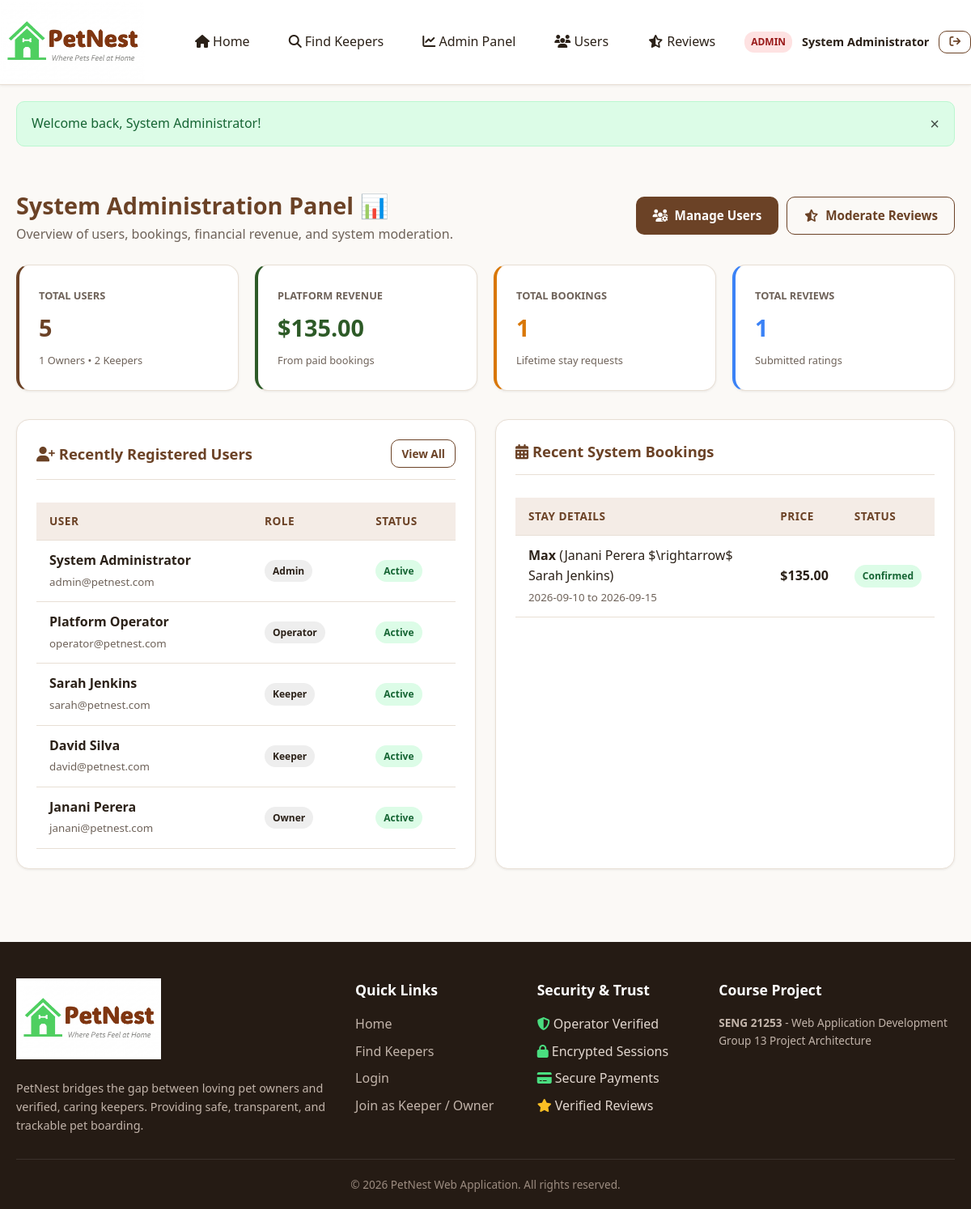
Page /admin/dashboard.php (signed in) on the committed database.
### tables this page shows
CREATE TABLE `users` (
  `user_id` INT AUTO_INCREMENT PRIMARY KEY,
  `full_name` VARCHAR(100) NOT NULL,
  `email` VARCHAR(150) NOT NULL UNIQUE,
  `password` VARCHAR(255) NOT NULL,
  `phone` VARCHAR(20) DEFAULT NULL,
  `role` ENUM('admin', 'operator', 'owner', 'keeper') NOT NULL DEFAULT 'owner',
  `profile_photo` VARCHAR(255) DEFAULT 'default_avatar.png',
  `created_at` TIMESTAMP DEFAULT CURRENT_TIMESTAMP,
  `is_active` TINYINT(1) DEFAULT 1
);

CREATE TABLE `bookings` (
  `booking_id` INT AUTO_INCREMENT PRIMARY KEY,
  `pet_id` INT NOT NULL,
  `owner_id` INT NOT NULL,
  `keeper_id` INT NOT NULL,
  `check_in_date` DATE NOT NULL,
  `check_out_date` DATE NOT NULL,
  `num_days` INT NOT NULL,
  `base_price` DECIMAL(10,2) NOT NULL,
  `surcharge` DECIMAL(10,2) NOT NULL DEFAULT 0.00,
  `total_price` DECIMAL(10,2) NOT NULL,
  `status` ENUM('pending', 'confirmed', 'active', 'completed', 'rejected', 'cancelled') NOT NULL DEFAULT 'pending',
  `keeper_notes` TEXT DEFAULT NULL,
  `created_at` TIMESTAMP DEFAULT CURRENT_TIMESTAMP,
  CONSTRAINT `fk_booking_pet` FOREIGN KEY (`pet_id`) REFERENCES `pets` (`pet_id`) ON DELETE CASCADE,
  CONSTRAINT `fk_booking_owner` FOREIGN KEY (`owner_id`) REFERENCES `users` (`user_id`) ON DELETE CASCADE,
  CONSTRAINT `fk_booking_keeper` FOREIGN KEY (`keeper_id`) REFERENCES `users` (`user_id`) ON DELETE CASCADE
);

CREATE TABLE `pets` (
  `pet_id` INT AUTO_INCREMENT PRIMARY KEY,
  `owner_id` INT NOT NULL,
  `pet_name` VARCHAR(100) NOT NULL,
  `breed` VARCHAR(100) NOT NULL,
  `species` VARCHAR(50) NOT NULL DEFAULT 'Dog',
  `age` INT NOT NULL DEFAULT 1,
  `weight` DECIMAL(5,2) DEFAULT NULL,
  `pet_photo` VARCHAR(255) DEFAULT 'default_pet.png',
  `medical_notes` TEXT DEFAULT NULL,
  `created_at` TIMESTAMP DEFAULT CURRENT_TIMESTAMP,
  CONSTRAINT `fk_pet_owner` FOREIGN KEY (`owner_id`) REFERENCES `users` (`user_id`) ON DELETE CASCADE
);

### admin/dashboard.php (the view, shortened to what this page needs)
<?php
require_once __DIR__ . '/../includes/header.php';
$totalUsers = 0;
$totalOwners = 0;
$totalKeepers = 0;
$totalBookings = 0;
$totalRevenue = 0.00;
$totalReviews = 0;
$recentUsers = [];
$recentBookings = [];
try {
    $stmt = $pdo->query("SELECT role, COUNT(*) as count FROM users GROUP BY role");
    $userStats = $stmt->fetchAll();
    foreach ($userStats as $stat) {
        $totalUsers += (int)$stat['count'];
        if ($stat['role'] === 'owner') $totalOwners = (int)$stat['count'];
        if ($stat['role'] === 'keeper') $totalKeepers = (int)$stat['count'];
    }
    $stmt = $pdo->query("SELECT COUNT(*) FROM bookings");
    $totalBookings = (int)$stmt->fetchColumn();
    $stmt = $pdo->query("SELECT COALESCE(SUM(amount), 0.00) FROM payments WHERE payment_status = 'paid'");
    $totalRevenue = (float)$stmt->fetchColumn();
    $stmt = $pdo->query("SELECT COUNT(*) FROM ratings");
    $totalReviews = (int)$stmt->fetchColumn();
    $stmt = $pdo->query("SELECT user_id, full_name, email, role, is_active, created_at FROM users ORDER BY created_at DESC LIMIT 5");
    $recentUsers = $stmt->fetchAll();
    $stmt = $pdo->query("
        SELECT b.booking_id, b.check_in_date, b.check_out_date, b.total_price, b.status,
               p.pet_name, u_owner.full_name AS owner_name, u_keeper.full_name AS keeper_name
        FROM bookings b
        JOIN pets p ON b.pet_id = p.pet_id
        JOIN users u_owner ON b.owner_id = u_owner.user_id
        JOIN users u_keeper ON b.keeper_id = u_keeper.user_id
        ORDER BY b.created_at DESC
        LIMIT 5
    ");
    $recentBookings = $stmt->fetchAll();
} catch (PDOException $e) {
}
?>
<div class="container" style="padding: 30px 20px;">
    <div style="display: flex; justify-content: space-between; align-items: center; margin-bottom: 25px; flex-wrap: wrap; gap: 15px;">
        <div>
            <h1 style="font-size: 1.8rem; color: var(--primary);">System Administration Panel 📊</h1>
            <p style="color: var(--text-muted);">Overview of users, bookings, financial revenue, and system moderation.</p>
        </div>
        <div style="display: flex; gap: 10px;">
            <a href="<?= BASE_URL ?>/admin/users.php" class="btn btn-primary"><i class="fa-solid fa-users-gear"></i> Manage Users</a>
            <a href="<?= BASE_URL ?>/admin/reviews.php" class="btn btn-outline"><i class="fa-solid fa-star-half-stroke"></i> Moderate Reviews</a>
        </div>
    </div>
    <div class="grid-4" style="margin-bottom: 35px;">
        <div class="card" style="border-left: 4px solid var(--primary);">
            <span style="font-size: 0.8rem; color: var(--text-muted); text-transform: uppercase; font-weight: 700;">Total Users</span>
            <div style="font-size: 1.8rem; font-weight: 800; color: var(--primary); margin: 4px 0;"><?= $totalUsers ?></div>
            <small style="color: var(--text-muted); font-size: 0.8rem;"><?= $totalOwners ?> Owners &bull; <?= $totalKeepers ?> Keepers</small>
        </div>
        <div class="card" style="border-left: 4px solid var(--secondary);">
            <span style="font-size: 0.8rem; color: var(--text-muted); text-transform: uppercase; font-weight: 700;">Platform Revenue</span>
            <div style="font-size: 1.8rem; font-weight: 800; color: var(--secondary); margin: 4px 0;">$<?= number_format($totalRevenue, 2) ?></div>
            <small style="color: var(--text-muted); font-size: 0.8rem;">From paid bookings</small>
        </div>
        <div class="card" style="border-left: 4px solid var(--accent);">
            <span style="font-size: 0.8rem; color: var(--text-muted); text-transform: uppercase; font-weight: 700;">Total Bookings</span>
            <div style="font-size: 1.8rem; font-weight: 800; color: var(--accent); margin: 4px 0;"><?= $totalBookings ?></div>
            <small style="color: var(--text-muted); font-size: 0.8rem;">Lifetime stay requests</small>
        </div>
        <div class="card" style="border-left: 4px solid #3B82F6;">
            <span style="font-size: 0.8rem; color: var(--text-muted); text-transform: uppercase; font-weight: 700;">Total Reviews</span>
            <div style="font-size: 1.8rem; font-weight: 800; color: #3B82F6; margin: 4px 0;"><?= $totalReviews ?></div>
            <small style="color: var(--text-muted); font-size: 0.8rem;">Submitted ratings</small>
        </div>
    </div>
    <div class="grid-2">
        <div class="card">
            <div class="card-header">
                <h3 class="card-title" style="font-size: 1.15rem;"><i class="fa-solid fa-user-plus"></i> Recently Registered Users</h3>
                <a href="<?= BASE_URL ?>/admin/users.php" class="btn btn-outline btn-sm">View All</a>
            </div>
            <div class="table-responsive">
                <table class="table">
                    <thead>
                        <tr>
                            <th>User</th>
                            <th>Role</th>
                            <th>Status</th>
                        </tr>
                    </thead>
                    <tbody>
                        <?php foreach ($recentUsers as $u): ?>
                            <tr>
                                <td>
                                    <strong><?= htmlspecialchars($u['full_name']) ?></strong><br>
                                    <small style="color: var(--text-muted);"><?= htmlspecialchars($u['email']) ?></small>
                                </td>
                                <td><span class="badge" style="background:#EEE; text-transform:capitalize;"><?= htmlspecialchars($u['role']) ?></span></td>
                                <td>
                                    <?php if ((int)$u['is_active'] === 1): ?>
                                        <span class="badge badge-confirmed">Active</span>
                                    <?php else: ?>
                                        <span class="badge badge-rejected">Deactivated</span>
                                    <?php endif; ?>
                                </td>
                            </tr>
                        <?php endforeach; ?>
                    </tbody>
                </table>
            </div>
        </div>
        <div class="card">
            <div class="card-header">
                <h3 class="card-title" style="font-size: 1.15rem;"><i class="fa-solid fa-calendar-days"></i> Recent System Bookings</h3>
            </div>
            <div class="table-responsive">
                <table class="table">
                    <thead>
                        <tr>
                            <th>Stay Details</th>
                            <th>Price</th>
                            <th>Status</th>
                        </tr>
                    </thead>
                    <tbody>
                        <?php foreach ($recentBookings as $b): ?>
                            <tr>
                                <td>
                                    <strong><?= htmlspecialchars($b['pet_name']) ?></strong> (<?= htmlspecialchars($b['owner_name']) ?> $\rightarrow$ <?= htmlspecialchars($b['keeper_name']) ?>)<br>
                                    <small style="color: var(--text-muted);"><?= htmlspecialchars($b['check_in_date']) ?> to <?= htmlspecialchars($b['check_out_date']) ?></small>
                                </td>
                                <td><strong>$<?= number_format($b['total_price'], 2) ?></strong></td>
                                <td><span class="badge badge-<?= htmlspecialchars($b['status']) ?>"><?= htmlspecialchars($b['status']) ?></span></td>
                            </tr>
                        <?php endforeach; ?>
                    </tbody>
                </table>
            </div>
        </div>
    </div>
</div>
<?php require_once __DIR__ . '/../includes/footer.php'; ?>

### assets/css/style.css (style rules this page uses)
:root { --primary: #6B4226; --primary-hover: #54331C; --primary-light: #F4ECE6; --secondary: #2D5A27; --secondary-hover: #22441D; --secondary-light: #EBF3EA; --accent: #D97706; --accent-light: #FEF3C7; --bg-main: #FBF9F6; --bg-card: #FFFFFF; --text-dark: #2B2118; --text-muted: #6E6259; --border-color: #E8DFD5; --border-focus: #8D5B36; --status-pending-bg: #FEF3C7; --status-pending-text: #92400E; --status-confirmed-bg: #DCFCE7; --status-confirmed-text: #166534; --status-active-bg: #E0E7FF; --status-active-text: #3730A3; --status-completed-bg: #F3E8FF; --status-completed-text: #6B21A8; --status-rejected-bg: #FEE2E2; --status-rejected-text: #991B1B; --status-cancelled-bg: #F3F4F6; --status-cancelled-text: #4B5563; --font-family: 'Segoe UI', system-ui, -apple-system, BlinkMacSystemFont, Roboto, sans-serif; --radius-sm: 6px; --radius-md: 10px; --radius-lg: 16px; --shadow-sm: 0 1px 3px rgba(43, 33, 24, 0.08); --shadow-md: 0 4px 12px rgba(43, 33, 24, 0.10); --shadow-lg: 0 10px 25px rgba(43, 33, 24, 0.12); --transition: all 0.2s ease-in-out; }
*, *::before, *::after { box-sizing: border-box; margin: 0; padding: 0; }
body { font-family: var(--font-family); background-color: var(--bg-main); color: var(--text-dark); line-height: 1.6; min-height: 100vh; display: flex; flex-direction: column; }
a { color: var(--primary); text-decoration: none; transition: var(--transition); }
.container { width: 100%; max-width: 1200px; margin: 0 auto; padding: 0 20px; }
.btn { display: inline-flex; align-items: center; justify-content: center; gap: 8px; padding: 10px 20px; font-size: 0.95rem; font-weight: 600; border-radius: var(--radius-md); border: 1px solid transparent; cursor: pointer; transition: var(--transition); text-decoration: none; }
.btn-primary { background-color: var(--primary); color: #FFFFFF; }
.btn-outline { background-color: transparent; border-color: var(--primary); color: var(--primary); }
.btn-sm { padding: 6px 12px; font-size: 0.85rem; }
.card { background: var(--bg-card); border: 1px solid var(--border-color); border-radius: var(--radius-lg); padding: 24px; box-shadow: var(--shadow-sm); transition: var(--transition); }
.card-header { border-bottom: 1px solid var(--border-color); padding-bottom: 14px; margin-bottom: 18px; display: flex; align-items: center; justify-content: space-between; }
.card-title { font-size: 1.25rem; font-weight: 700; color: var(--primary); }
.grid-2 { display: grid; grid-template-columns: repeat(2, 1fr); gap: 24px; }
.grid-4 { display: grid; grid-template-columns: repeat(4, 1fr); gap: 20px; }
.badge { display: inline-block; padding: 4px 10px; font-size: 0.75rem; font-weight: 700; border-radius: 20px; text-transform: capitalize; }
.badge-confirmed { background: var(--status-confirmed-bg); color: var(--status-confirmed-text); }
.table-responsive { width: 100%; overflow-x: auto; }
.table { width: 100%; border-collapse: collapse; margin-top: 10px; }
.table th, .table td { padding: 12px 16px; text-align: left; border-bottom: 1px solid var(--border-color); }
.table th { background: var(--primary-light); color: var(--primary); font-weight: 700; font-size: 0.85rem; text-transform: uppercase; letter-spacing: 0.5px; }

### rows in the picture
users: full_name "System Administrator", email "admin@petnest.com", role "Admin", is_active "Active"
users: full_name "Platform Operator", email "operator@petnest.com", role "Operator", is_active "Active"
users: full_name "Sarah Jenkins", email "sarah@petnest.com", role "Keeper", is_active "Active"
users: full_name "David Silva", email "david@petnest.com", role "Keeper", is_active "Active"
users: full_name "Janani Perera", email "janani@petnest.com", role "Owner", is_active "Active"
bookings: pet.pet_name "Max", owner.full_name "Janani Perera", keeper.full_name "Sarah Jenkins", check_in_date "2026-09-10", check_out_date "2026-09-15", total_price "135.00", status "Confirmed"

### other values in the picture
$user['name'] "System Administrator"
$message "Welcome back, System Administrator!"
$totalUsers "5"
$totalOwners "1"
$totalKeepers "2"
$totalRevenue "135.00"
$totalBookings "1"
$totalReviews "1"
